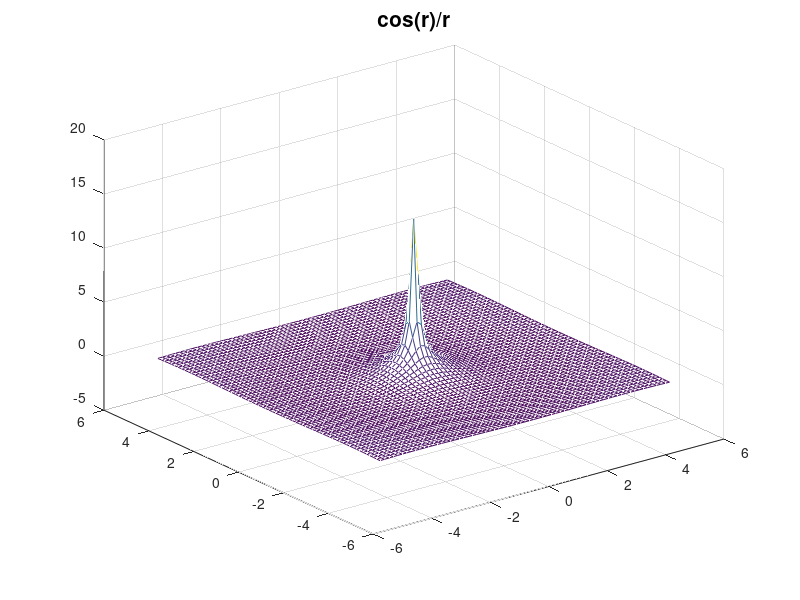

The MATLAB source for this figure:
function f3D()
    [X,Y]=meshgrid(-5:0.15:5,   -5:0.15:5); 
    
    r = (X.^2 + Y.^2).^0.5
    Z = cos(r)./r
    
    mesh(X,Y,Z)
    title('cos(r)/r', 'Fontsize', 15);
end